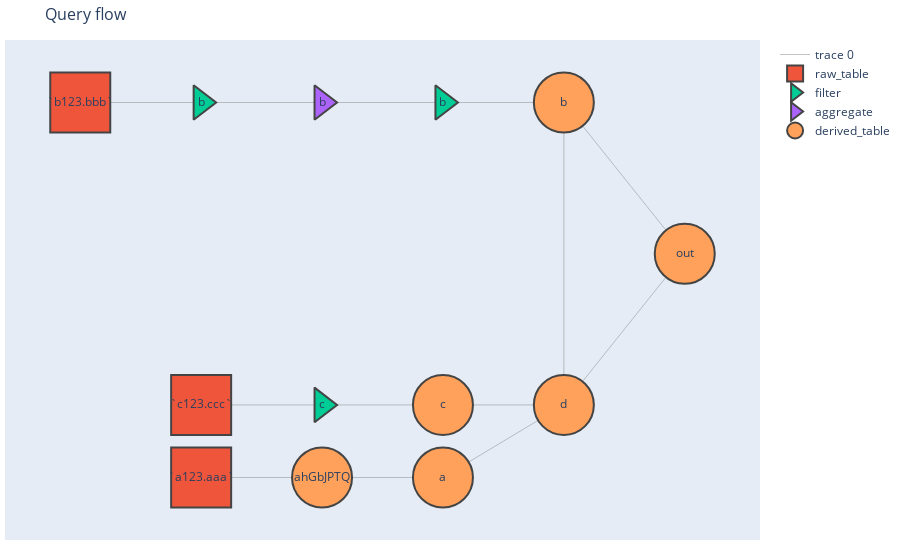

Here is the notebook cell this chart was saved with:
### Code cell
test_query_obj_3 = SelectQuery(subq_test_q_3)
test_query_obj_3.parse_select_query()
test_query_obj_3.plot_query()

### Figure 1 — Plotly figure (JSON) as saved in the notebook; plotly's stock layout.template omitted (floating-point values rounded to 4 significant figures)
{"data": [{"hoverinfo": "none", "line": {"color": "#888", "width": 0.5}, "mode": "lines", "type": "scatter", "x": [-20, -15, null, -25, -20, null, -20, -15, null, -10, -5, null, -15, -10, null, -5, -5, null, -5, 0, null, -15, -10, null, -10, -5, null, -20, -15, null, -10, -5, null, -15, -10, null, -5, 0, null], "y": [-0.74, -0.74, null, 0.5, 0.5, null, -0.5, -0.5, null, -0.74, -0.5, null, -0.74, -0.74, null, 0.5, -0.5, null, 0.5, 0, null, 0.5, 0.5, null, 0.5, 0.5, null, 0.5, 0.5, null, -0.5, -0.5, null, -0.5, -0.5, null, -0.5, 0, null]}, {"hovertemplate": "%{hovertext}", "hovertext": ["<b>`a123.aaa`</b> (`a123.aaa`) <br><b>raw_table</b>: <br><br><b>Successors</b>: ahGbJPTQ<br>", "<b>`b123.bbb`</b> (`b123.bbb`) <br><b>raw_table</b>: <br><br><b>Successors</b>: b_where<br>", "<b>`c123.ccc`</b> (`c123.ccc`) <br><b>raw_table</b>: <br><br><b>Successors</b>: c_where<br>"], "marker": {"line": {"width": 2}, "size": 60, "symbol": "square"}, "mode": "markers+text", "name": "raw_table", "text": ["`a123.aaa`", "`b123.bbb`", "`c123.ccc`"], "type": "scatter", "x": [-20, -25, -20], "y": [-0.74, 0.5, -0.5]}, {"hovertemplate": "%{hovertext}", "hovertext": ["<b>b</b> (b_having) <br><b>filter</b>: sum(bb)>2<br><br><b>Predecessors</b>: b_group<br><br><b>Successors</b>: b<br>", "<b>b</b> (b_where) <br><b>filter</b>: b1 > 2 and (b2 < 3 or b2 >5)<br><br><b>Predecessors</b>: `b123.bbb`<br><br><b>Successors</b>: b_group<br>", "<b>c</b> (c_where) <br><b>filter</b>: c1<c2<br><br><b>Predecessors</b>: `c123.ccc`<br><br><b>Successors</b>: c<br>"], "marker": {"line": {"width": 2}, "size": 30, "symbol": "triangle-right"}, "mode": "markers+text", "name": "filter", "text": ["b", "b", "c"], "type": "scatter", "x": [-10, -20, -15], "y": [0.5, 0.5, -0.5]}, {"hovertemplate": "%{hovertext}", "hovertext": ["<b>b</b> (b_group) <br><b>aggregate</b>: by b_id,b1<br><br><b>Predecessors</b>: b_where<br><br><b>Successors</b>: b_having<br>"], "marker": {"line": {"width": 2}, "size": 30, "symbol": "triangle-right"}, "mode": "markers+text", "name": "aggregate", "text": ["b"], "type": "scatter", "x": [-15], "y": [0.5]}, {"hovertemplate": "%{hovertext}", "hovertext": ["<b>a</b> (a) <br><b>derived_table</b>: <br><b>columns:</b> \n  a_id=a_id1,<br>\n  aa_ind=case when aa = 'a1' and a2=3 then 1 else 0 end\n<br><br><b>Predecessors</b>: ahGbJPTQ<br><br><b>Successors</b>: d<br>", "<b>ahGbJPTQ</b> (ahGbJPTQ) <br><b>derived_table</b>: <br><b>columns:</b> \n  *=q.*\n<br><br><b>Predecessors</b>: `a123.aaa`<br><br><b>Successors</b>: a<br>", "<b>b</b> (b) <br><b>derived_table</b>: <br><b>columns:</b> \n  b_id=b_id,<br>\n  b1=b1,<br>\n  bb_sum=sum(bb)\n<br><br><b>Predecessors</b>: b_having<br><br><b>Successors</b>: d,out<br>", "<b>c</b> (c) <br><b>derived_table</b>: <br><b>columns:</b> \n  c_id=c_id,<br>\n  c1=c1,<br>\n  c2=c2\n<br><br><b>Predecessors</b>: c_where<br><br><b>Successors</b>: d<br>", "<b>d</b> (d) <br><b>derived_table</b>: <br><b>columns:</b> \n  a_id=a_id,<br>\n  aa_ind=case when aa_ind>c2 then aa_ind else c2 end\n<br><br><b>Predecessors</b>: a,c,b<br>combine type: join<br>c(c):left join on a.a_id = c.c_id<br><br>b(b):left join on a.a_id = b.b_id<br><br><b>Successors</b>: out<br>", "<b>out</b> (out) <br><b>derived_table</b>: <br><b>columns:</b> \n  a_id=d.a_id,<br>\n  a_ind=d.a_ind,<br>\n  b_sum=b.b_sum\n<br><br><b>Predecessors</b>: d,b<br>combine type: join<br>b(b):left join on d.a_id = b.b_id<br>"], "marker": {"line": {"width": 2}, "size": 60, "symbol": "circle"}, "mode": "markers+text", "name": "derived_table", "text": ["a", "ahGbJPTQ", "b", "c", "d", "out"], "type": "scatter", "x": [-10, -15, -5, -10, -5, 0], "y": [-0.74, -0.74, 0.5, -0.5, -0.5, 0]}], "layout": {"hovermode": "closest", "margin": {"b": 20, "l": 5, "r": 5, "t": 40}, "showlegend": true, "title": {"font": {"size": 16}, "text": "Query flow"}, "xaxis": {"showgrid": false, "showticklabels": false, "zeroline": false}, "yaxis": {"showgrid": false, "showticklabels": false, "zeroline": false}}}
